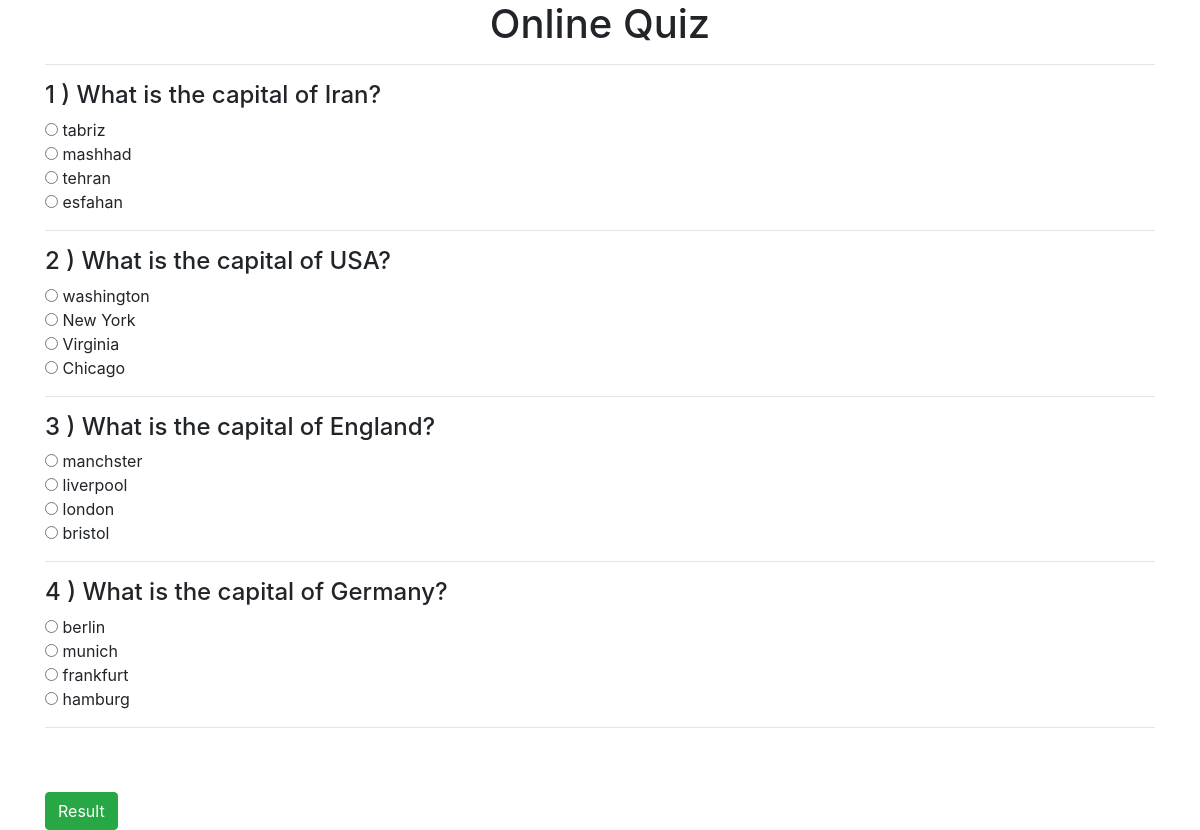
The page / on the database its author committed.
### quiz/models.py (models this page shows, shortened)
class Quiz(models.Model):
    question = models.CharField(max_length=200)
    choice1 = models.CharField(max_length=100)
    choice2 = models.CharField(max_length=100)
    choice3 = models.CharField(max_length=100)
    choice4 = models.CharField(max_length=100)
    answer = models.CharField(max_length=200)

### quiz/views.py (the view)
# urls.py: path('', include('quiz.urls')),
def quiz(request):
    object = Quiz.objects.all()
    return render(request, 'main.html', {'questions': object})

### templates/main.html (shortened to what this page needs)
<!DOCTYPE html>
<html lang="en">
<head>
    <link rel="stylesheet" href="https://stackpath.bootstrapcdn.com/bootstrap/4.4.1/css/bootstrap.min.css"/>
</head>
<body>
<div class="container">
    <h1 class="text-center">Online Quiz</h1>
    <hr>
    <form action="" method="post">
        {% for question in questions %}
            <div name="{{ question.id }}">
                <h4>{{ question.id }} ) {{ question.question }} </h4>
                <input type="radio" name="{{ question.id }}" value="{{ question.choice1 }}"> {{ question.choice1 }}<br>
                <input type="radio" name="{{ question.id }}" value="{{ question.choice2 }}"> {{ question.choice2 }}<br>
                <input type="radio" name="{{ question.id }}" value="{{ question.choice3 }}"> {{ question.choice3 }}<br>
                <input type="radio" name="{{ question.id }}" value="{{ question.choice4 }}"> {{ question.choice4 }}<br>
                <hr>
            </div>
        {% endfor %}
        <br><br>
        <button type="submit" class="btn btn-success"> Result</button>
    </form>
</div>
</body>
</html>

### rows shown on the page
Quiz: id "1", question "What is the capital of Iran?", choice1 "tabriz", choice2 "mashhad", choice3 "tehran", choice4 "esfahan"
Quiz: id "2", question "What is the capital of USA?", choice1 "washington", choice2 "New York", choice3 "Virginia", choice4 "Chicago"
Quiz: id "3", question "What is the capital of England?", choice1 "manchster", choice2 "liverpool", choice3 "london", choice4 "bristol"
Quiz: id "4", question "What is the capital of Germany?", choice1 "berlin", choice2 "munich", choice3 "frankfurt", choice4 "hamburg"
